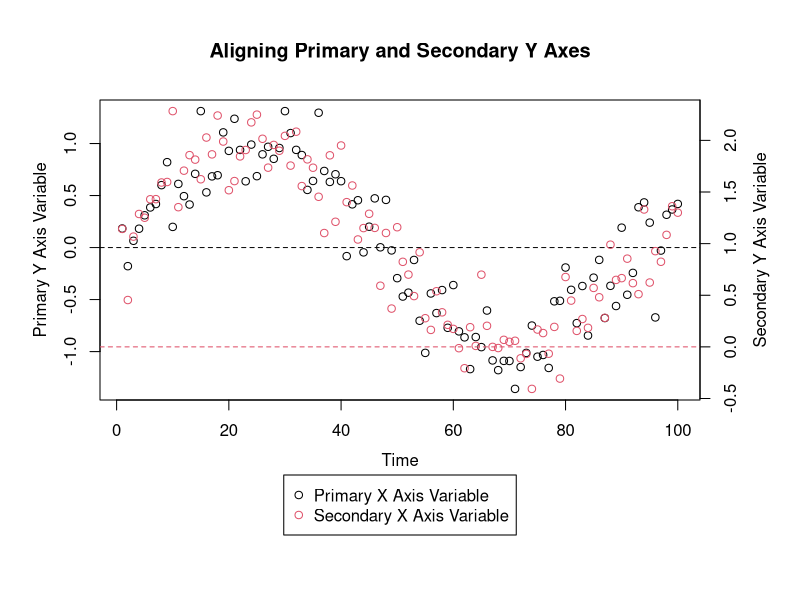
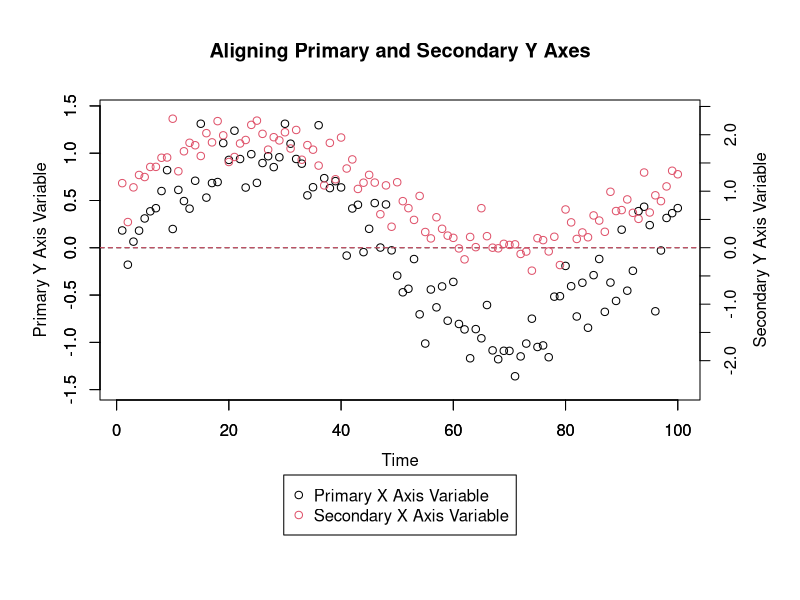

The R source for these figures, in order:

# Aligning a Value on Primary and Secondary Y Axes in R
# David Moore


# You might want to align a value (such as 0) on both the
# primary and secondary y axes. Aligning values can't
# typically be done by default. You could manually
# define axis limits for both axes to align a value, but
# if you manually choose values for these limits, you
# might end up with more space on the top or the bottom
# of the graph than is desireable.

# This code will determine how to optimally align a value
# on both the primary and the secondary y axes such that
# there isn't too much additional space on the top or the
# bottom of any graph.


# Generate some made-up data

Practice_Data <- data.frame(Time = 1:100, Primary_Y_Axis_Variable = sin(1:100 / 15) + rnorm(100, 0, 0.25), Secondary_Y_Axis_Variable = sin(1:100 / 15) + rnorm(100, 1, 0.25))


# Graph the data

par(mar = c(10, 5, 5, 5))
with(Practice_Data, plot(Time, Primary_Y_Axis_Variable, xlab = "", ylab = ""))
mtext("Time", 1, 2.5)
mtext("Primary Y Axis Variable", 2, 2.5)
title("Aligning Primary and Secondary Y Axes")
abline(h = 0, lty = 2)
par(new = T)
with(Practice_Data, plot(Time, Secondary_Y_Axis_Variable, col = 2, xlab = "", ylab = "", axes = F))
axis(4, pretty(Practice_Data$Secondary_Y_Axis_Variable))
mtext("Secondary Y Axis Variable", 4, 2.5)
abline(h = 0, col = 2, lty = 2)
legend("bottom", legend = c("Primary X Axis Variable", "Secondary X Axis Variable"), pch = 1, col = 1:2, xpd = T, inset = c(0, -0.45))


# On this graph, it might be desireable to line up the two
# y axes such that 0 is at the same height on the graph for
# both of them.

# The code below will line up a value on both axes. This
# value doesn't necessarily have to be 0, and we will
# define the value by defining a 'Value_to_Align' object.

# This code takes care of all possibly situations. First,
# it determines which axis to shift - to align a particular
# value, only one axis can be shifted if all data points
# are still to appear on the graph. Then, it determines
# whether this axis will have to be shifted up or down (or
# neither, if it is already aligned).


# Let's first define the value to align the axes by.

Value_to_Align <- 0


# Let's also calculate axis buffers. These buffers will
# determine the minimum amount of space to leave on the
# top and the bottom of each graph. I arbitrarily
# selected a 10 % buffer so that 5 % of the axis range
# will be left as blank space on each end (the top and
# the bottom) of the graph. We will add this value to
# the maximum finite value to get the upper axis range
# limit for each axis separately and we will subtract
# this value to the minimum finite value to get the
# lower axis range limit for each axis separately.

Minimum_Primary_Y_Axis_Variable_Value <- min(Practice_Data$Primary_Y_Axis_Variable[is.finite(Practice_Data$Primary_Y_Axis_Variable)])
Maximum_Primary_Y_Axis_Variable_Value <- max(Practice_Data$Primary_Y_Axis_Variable[is.finite(Practice_Data$Primary_Y_Axis_Variable)])
Minimum_Secondary_Y_Axis_Variable_Value <- min(Practice_Data$Secondary_Y_Axis_Variable[is.finite(Practice_Data$Secondary_Y_Axis_Variable)])
Maximum_Secondary_Y_Axis_Variable_Value <- max(Practice_Data$Secondary_Y_Axis_Variable[is.finite(Practice_Data$Secondary_Y_Axis_Variable)])
Primary_Y_Axis_Buffer <- ((Maximum_Primary_Y_Axis_Variable_Value - Minimum_Primary_Y_Axis_Variable_Value) * 1.1 - (Maximum_Primary_Y_Axis_Variable_Value - Minimum_Primary_Y_Axis_Variable_Value)) / 2
Secondary_Y_Axis_Buffer <- ((Maximum_Secondary_Y_Axis_Variable_Value - Minimum_Secondary_Y_Axis_Variable_Value) * 1.1 - (Maximum_Secondary_Y_Axis_Variable_Value - Minimum_Secondary_Y_Axis_Variable_Value)) / 2


# Now, we'll determine which axis we will shift. Again,
# only one axis can be shifted to align the value we
# chose while ensuring all data points still appear on
# the graph. To figure out which axis to shift, we can
# see which variable already has the value we wish to
# align closer to plot center.

Ratio_of_Value_to_Align_to_Primary_Y_Axis_Range <- (Value_to_Align - Minimum_Primary_Y_Axis_Variable_Value) / (Maximum_Primary_Y_Axis_Variable_Value - Minimum_Primary_Y_Axis_Variable_Value)
Ratio_of_Value_to_Align_to_Secondary_Y_Axis_Range <- (Value_to_Align - Minimum_Secondary_Y_Axis_Variable_Value) / (Maximum_Secondary_Y_Axis_Variable_Value - Minimum_Secondary_Y_Axis_Variable_Value)
if (abs(0.5 - Ratio_of_Value_to_Align_to_Primary_Y_Axis_Range) > abs(0.5 - Ratio_of_Value_to_Align_to_Secondary_Y_Axis_Range)) {
  Axis_to_Align <- "Primary"
} else if (abs(0.5 - Ratio_of_Value_to_Align_to_Primary_Y_Axis_Range) < abs(0.5 - Ratio_of_Value_to_Align_to_Secondary_Y_Axis_Range)) {
  Axis_to_Align <- "Secondary"
} else if (abs(0.5 - Ratio_of_Value_to_Align_to_Primary_Y_Axis_Range) == abs(0.5 - Ratio_of_Value_to_Align_to_Secondary_Y_Axis_Range)) {
  Axis_to_Align <- "Neither"
}


# Now that we know which axis's scale will need to be
# altered, we can calculate the new axis limits.
# Essentially, we will alter the axis we need to
# rescale such that the ratio of the value to align
# to the overall axis range for that axis will be the
# same as that ratio for the axis that isn't being
# altered.

if (Axis_to_Align == "Primary") {
  Primary_Y_Axis_Range <- if (Ratio_of_Value_to_Align_to_Secondary_Y_Axis_Range > Ratio_of_Value_to_Align_to_Primary_Y_Axis_Range) {
    c(((Ratio_of_Value_to_Align_to_Secondary_Y_Axis_Range * Maximum_Primary_Y_Axis_Variable_Value - Value_to_Align) / (Ratio_of_Value_to_Align_to_Secondary_Y_Axis_Range - 1)) - Primary_Y_Axis_Buffer, Maximum_Primary_Y_Axis_Variable_Value + Primary_Y_Axis_Buffer)
  } else if (Ratio_of_Value_to_Align_to_Primary_Y_Axis_Range > Ratio_of_Value_to_Align_to_Secondary_Y_Axis_Range) {
    c(Minimum_Primary_Y_Axis_Variable_Value - Primary_Y_Axis_Buffer, ((Value_to_Align - Minimum_Primary_Y_Axis_Variable_Value + Ratio_of_Value_to_Align_to_Secondary_Y_Axis_Range * Minimum_Primary_Y_Axis_Variable_Value) / Ratio_of_Value_to_Align_to_Secondary_Y_Axis_Range) + Primary_Y_Axis_Buffer)
  }
  Secondary_Y_Axis_Range <- c(Minimum_Secondary_Y_Axis_Variable_Value - Secondary_Y_Axis_Buffer, Maximum_Secondary_Y_Axis_Variable_Value + Secondary_Y_Axis_Buffer)
} else if (Axis_to_Align == "Secondary") {
  Primary_Y_Axis_Range <- c(Minimum_Primary_Y_Axis_Variable_Value - Primary_Y_Axis_Buffer, Maximum_Primary_Y_Axis_Variable_Value + Primary_Y_Axis_Buffer)
  Secondary_Y_Axis_Range <- if (Ratio_of_Value_to_Align_to_Primary_Y_Axis_Range > Ratio_of_Value_to_Align_to_Secondary_Y_Axis_Range) {
    c(((Ratio_of_Value_to_Align_to_Primary_Y_Axis_Range * Maximum_Secondary_Y_Axis_Variable_Value - Value_to_Align) / (Ratio_of_Value_to_Align_to_Primary_Y_Axis_Range - 1) - Secondary_Y_Axis_Buffer), Maximum_Secondary_Y_Axis_Variable_Value + Secondary_Y_Axis_Buffer)
  } else if (Ratio_of_Value_to_Align_to_Secondary_Y_Axis_Range > Ratio_of_Value_to_Align_to_Primry_Y_Axis_Range) {
    c(Minimum_Secondary_Y_Axis_Variable_Value - Secondary_Y_Axis_Buffer, ((Value_to_Align - Minimum_Secondary_Y_Axis_Variable_Value + Ratio_of_Value_to_Align_to_Primary_Y_Axis_Range * Minimum_Secondary_Y_Axis_Variable_Value) / Ratio_of_Value_to_Align_to_Primary_Y_Axis_Range) + Secondary_Y_Axis_Buffer)
  }
} else if (Axis_to_Align == "Neither") {
  Primary_Y_Axis_Range <- c(Minimum_Primary_Y_Axis_Variable_Value - Primary_Y_Axis_Buffer, Maximum_Primary_Y_Axis_Variable_Value + Primary_Y_Axis_Buffer)
  Secondary_Y_Axis_Range <- c(Minimum_Secondary_Y_Axis_Variable_Value - Secondary_Y_Axis_Buffer, Maximum_Secondary_Y_Axis_Variable_Value + Secondary_Y_Axis_Buffer)
}


# We'll need to generate new axis labels too since we've
# rescaled one of the axes.

if (Axis_to_Align == "Primary") {
  Difference <- unique(diff(pretty(Practice_Data$Primary_Y_Axis_Variable)))
  Primary_Y_Axis_Labels <- if (Ratio_of_Value_to_Align_to_Secondary_Y_Axis_Range < Ratio_of_Value_to_Align_to_Primary_Y_Axis_Range) {
    c(pretty(Practice_Data$Primary_Y_Axis_Variable), sapply(seq_len(abs(floor((max(Primary_Y_Axis_Range) - max(pretty(Practice_Data$Primary_Y_Axis_Variable))) / Difference))), function (x) {
      max(pretty(Practice_Data$Primary_Y_Axis_Variable)) + Difference * x
    }))
  } else if (Ratio_of_Value_to_Align_to_Primary_Y_Axis_Range < Ratio_of_Value_to_Align_to_Secondary_Y_Axis_Range) {
    c(rev(sapply(seq_len(abs(ceiling((min(Primary_Y_Axis_Range) - min(pretty(Practice_Data$Primary_Y_Axis_Variable))) / Difference))), function (x) {
      min(pretty(Practice_Data$Primary_Y_Axis_Variable)) - Difference * x
    })), pretty(Practice_Data$Primary_Y_Axis_Variable))
  }
  Secondary_Y_Axis_Labels <- pretty(Practice_Data$Secondary_Y_Axis_Variable)
} else if (Axis_to_Align == "Secondary") {
  Primary_Y_Axis_Labels <- pretty(Practice_Data$Primary_Y_Axis_Variable)
  Difference <- unique(diff(pretty(Practice_Data$Secondary_Y_Axis_Variable)))
  Secondary_Y_Axis_Labels <- if (Ratio_of_Value_to_Align_to_Primary_Y_Axis_Range < Ratio_of_Value_to_Align_to_Secondary_Y_Axis_Range) {
    c(pretty(Practice_Data$Secondary_Y_Axis_Variable), sapply(seq_len(abs(floor((max(Secondary_Y_Axis_Range) - max(pretty(Practice_Data$Secondary_Y_Axis_Variable))) / Difference))), function (x) {
      max(pretty(Practice_Data$Secondary_Y_Axis_Variable)) + Difference * x
    }))
  } else if (Ratio_of_Value_to_Align_to_Secondary_Y_Axis_Range < Ratio_of_Value_to_Align_to_Primary_Y_Axis_Range) {
    c(rev(sapply(seq_len(abs(ceiling((min(Secondary_Y_Axis_Range) - min(pretty(Practice_Data$Secondary_Y_Axis_Variable))) / Difference))), function (x) {
      min(pretty(Practice_Data$Secondary_Y_Axis_Variable)) - Difference * x
    })), pretty(Practice_Data$Secondary_Y_Axis_Variable))
  }
} else if (Axis_to_Align == "Neither") {
  Primary_Y_Axis_Labels <- pretty(Practice_Data$Primary_Y_Axis_Variable)
  Secondary_Y_Axis_Labels <- pretty(Practice_Data$Secondary_Y_Axis_Variable)
}


# Here is the final product:

par(mar = c(10, 5, 5, 5))
with(Practice_Data, plot(Time, Primary_Y_Axis_Variable, xlab = "", ylab = "", ylim = Primary_Y_Axis_Range))
axis(1, pretty(Practice_Data$Time))
axis(2, Primary_Y_Axis_Labels)
mtext("Time", 1, 2.5)
mtext("Primary Y Axis Variable", 2, 2.5)
title("Aligning Primary and Secondary Y Axes")
abline(h = 0, lty = 2)
par(new = T)
with(Practice_Data, plot(Time, Secondary_Y_Axis_Variable, col = 2, xlab = "", ylab = "", ylim = Secondary_Y_Axis_Range, axes = F))
axis(4, Secondary_Y_Axis_Labels)
mtext("Secondary Y Axis Variable", 4, 2.5)
abline(h = 0, col = 2, lty = 2)
legend("bottom", legend = c("Primary X Axis Variable", "Secondary X Axis Variable"), pch = 1, col = 1:2, xpd = T, inset = c(0, -0.45))
